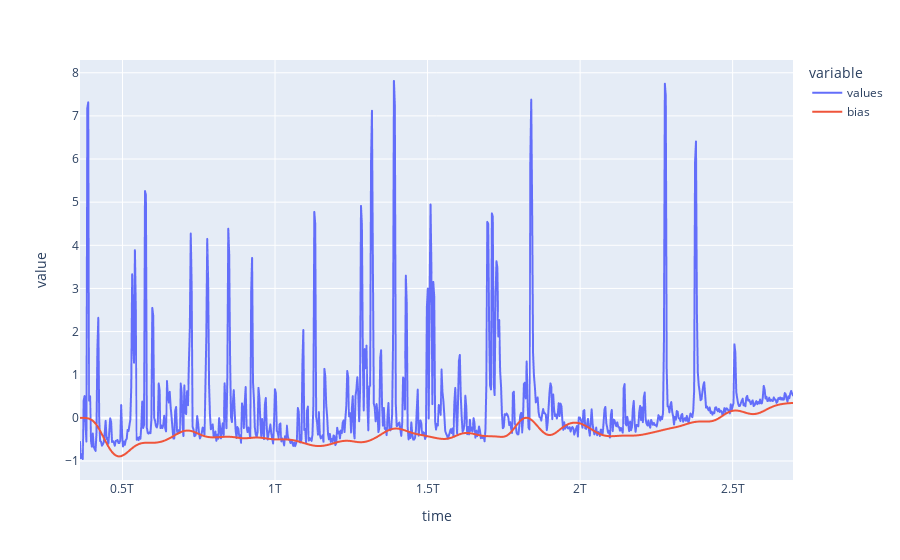

Notebook cell for this chart:
### Markdown cell above
Ensuite application du filtre passe bas sur ce minimum

### Code cell
newdf['bias'] = tools.butter_lowpass_filter(newdf['bias'], tools.BIAS_FREQ, 1 / tools.PERIOD * 1000)
newdf.plot()

### Figure 1 — Plotly figure (JSON) as saved in the notebook; plotly's stock layout.template omitted (floating-point values rounded to 4 significant figures; data arrays with more than 128 entries replaced by an {"elided": "..."} marker saying what was removed)
{"data": [{"hovertemplate": "variable=values<br>time=%{x}<br>value=%{y}<extra></extra>", "legendgroup": "values", "line": {"color": "#636efa", "dash": "solid"}, "mode": "lines", "name": "values", "showlegend": true, "type": "scattergl", "x": {"elided": "780 int values"}, "xaxis": "x", "y": {"elided": "780 float values"}, "yaxis": "y"}, {"hovertemplate": "variable=bias<br>time=%{x}<br>value=%{y}<extra></extra>", "legendgroup": "bias", "line": {"color": "#EF553B", "dash": "solid"}, "mode": "lines", "name": "bias", "showlegend": true, "type": "scattergl", "x": {"elided": "780 int values"}, "xaxis": "x", "y": {"elided": "780 float values"}, "yaxis": "y"}], "layout": {"legend": {"title": {"text": "variable"}, "tracegroupgap": 0}, "margin": {"t": 60}, "xaxis": {"anchor": "y", "domain": [0, 1], "title": {"text": "time"}}, "yaxis": {"anchor": "x", "domain": [0, 1], "title": {"text": "value"}}}}
